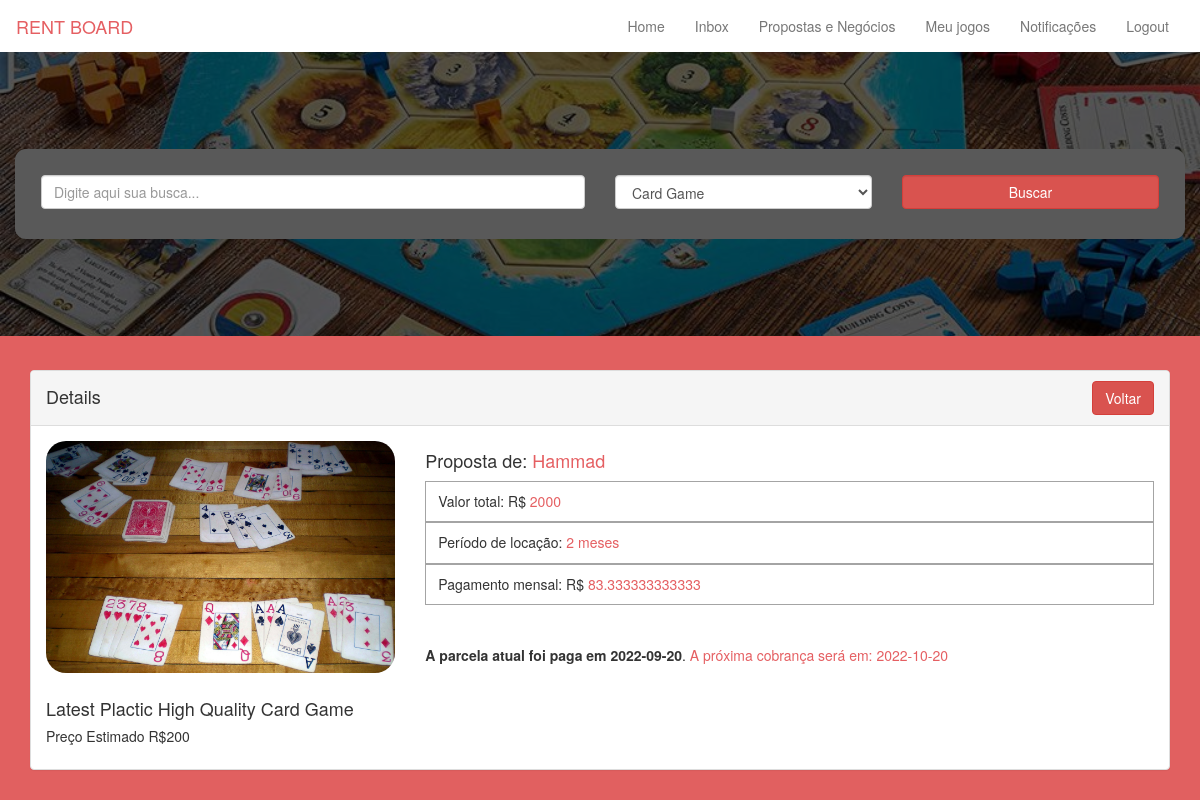
Screenshot of /viewOffer.php?proid=2&offerid=1 (signed in) with the database file from the repository.
### tables this page shows
CREATE TABLE `products` (
  `id` int(11) NOT NULL,
  `cat_id` int(11) NOT NULL,
  `pro_name` varchar(255) NOT NULL,
  `user_id` int(11) NOT NULL,
  `pro_price` varchar(255) NOT NULL,
  `pro_image` varchar(255) NOT NULL,
  `status` int(11) NOT NULL,
  `created_at` timestamp NOT NULL DEFAULT CURRENT_TIMESTAMP ON UPDATE CURRENT_TIMESTAMP
);

CREATE TABLE `deals` (
  `id` int(11) NOT NULL,
  `pro_id` int(11) NOT NULL,
  `user_id` int(11) NOT NULL,
  `borower_id` int(11) NOT NULL,
  `pro_price` varchar(255) NOT NULL,
  `installments` varchar(255) NOT NULL,
  `per_month` varchar(255) NOT NULL,
  `status` int(11) NOT NULL,
  `paid_instmts` int(11) NOT NULL DEFAULT '0',
  `last_Installment_date` timestamp NULL DEFAULT NULL,
  `delay_status` int(11) NOT NULL DEFAULT '0',
  `created_at` varchar(255) NOT NULL
);

### viewOffer.php (the view, shortened to what this page needs)
<?php
include('database_connection.php');
?>
<html>
    <head>
		<link rel="stylesheet" href="//code.jquery.com/ui/1.12.1/themes/base/jquery-ui.css">
        <link rel="stylesheet" href="https://maxcdn.bootstrapcdn.com/bootstrap/3.3.7/css/bootstrap.min.css">
        <link rel="stylesheet" href="https://cdn.rawgit.com/mervick/emojionearea/master/dist/emojionearea.min.css">
        <link rel="stylesheet" href="assets/style.css">
    </head>
    <body>
	<?php include("includes/header.php") ?>
    <section>
        <div class="container">
            <div class="row">
                <div class="col-md-12">
                <div class="panel panel-default">
                    <div class="panel-heading" style="height: 55px;"><span class="panel_head">Details</span> <button class="btn btn-danger" style="float:right;"><a href="offers.php" style="text-decoration:none;color:#fff;">Voltar</a></button></div>
                    <div class="panel-body">
                        <div class='row offerspage'>
                            <?php
                                $proid = $_GET['proid'];
                                $query = "SELECT * FROM products WHERE id='$proid'";
                                $statement = $connect->prepare($query);
                                $statement->execute();
                                $result = $statement->fetchAll();
                                foreach($result as $row)
                                {
                                    echo "
                                        <div class='col-md-4'>
                                            <img class='pro_img' src='upload/".$row['pro_image']."' /></td>
                                            <h4>".$row['pro_name']."</h4>
                                            <h5><span>Preço Estimado </span> R$".$row['pro_price']."</h5>
                                        </div>
                                    ";
                                }
                            ?>
                            <div class="col-md-8">
                                <div class="main_form viewOfferDetails">
                                    <?php
                                        $offerid = $_GET['offerid'];
                                        $getOffer=mySQLi_query($connDb,"SELECT * from deals where id='$offerid'");
					                    $getOfferrow=mySQLi_fetch_array($getOffer);
                                        $useridOffer = $getOfferrow['user_id'];
                                        $pro_priceOffer = $getOfferrow['pro_price'];
                                        $per_monthOffer = $getOfferrow['per_month'];
                                        $installmentsOffer = $getOfferrow['installments'];
                                        $getUser=mySQLi_query($connDb,"SELECT * from login where user_id='$useridOffer'");
					                    $getUserrow=mySQLi_fetch_array($getUser);
                                    ?>
                                    <h4 class="">Proposta de: <span style="color:#e55f62;"><?php echo $getUserrow['username']; ?></span></h4>
                                    <h5>Valor total: R$ <span style="color:#e55f62;"><?php echo $pro_priceOffer; ?></span> </h5>
                                    <h5>Período de locação: <span style="color:#e55f62;"><?php echo $installmentsOffer; ?> meses</span> </h5>
                                    <h5>Pagamento mensal: R$ <span style="color:#e55f62;"><?php echo $per_monthOffer; ?></span> </h5>
                                    <br><br>
                                    <?php
                                        $offerid = $_GET['offerid'];
                                        $getOffer=mySQLi_query($connDb,"SELECT * from deals where id='$offerid'");
                                        $getOfferrow=mySQLi_fetch_array($getOffer);
                                        $oldPaidVal= $getOfferrow['paid_instmts'];
                                        $paid_instmts= $getOfferrow['paid_instmts']+1;
                                        $last_Installment_date= $getOfferrow['last_Installment_date'];
                                        $newInstal = strtotime ( '+1 month' , strtotime ( $last_Installment_date ) ) ;
                                        $Fnewdate = date('m', $newInstal);
                                        $timeNow = date('m');
                                        if($timeNow > $Fnewdate){
                                            if($oldPaidVal !== '0'){
                                                echo '<form method="POST">
                                                    <input type="text" name="dealsid" value="'.$offerid.'" hidden />
                                                    <button type="Submit" name="submitOffer" class="btn btn-success">
                                                        Pay Now Your Next Installment No.'.$paid_instmts.'
                                                    </button>
                                                    <span> Or Return the Game to Owner otherwise your account can be blocked </span>
                                                </form>';
                                                $deaUpdate = "UPDATE deals SET delay_status='1' WHERE id='$offerid'";
                                                mysqli_query($connDb, $deaUpdate);
                                            }
                                        }else{
                                            $getNextDate=mySQLi_query($connDb,"SELECT * from deals where id='$offerid'");
                                            $getNextDaterow=mySQLi_fetch_array($getNextDate);
                                            $previousDate= $getNextDaterow['last_Installment_date'];
                                            $FirstDate = date("Y-m-d",strtotime($previousDate));
                                            $newdate = strtotime ( '+1 month' , strtotime ( $previousDate ) ) ;
                                             ?>
                                                <span class="next_evaluation"><b>A parcela atual foi paga em <?php echo $FirstDate; ?></b>. <span style="color: #e55f62;">A próxima cobrança será em: <?php echo date('Y-m-d', $newdate);   ?></span></span>
                                            <?php
                                        }
                                    ?>
                                </div>
                            </div>
                        </div>
                    </div>
                </div>
                </div>
            </div>
        </div>
    </section>
    </body>
</html>

### assets/style.css (style rules this page uses)
body { background-color: #e16060; }
.panel_head { font-size: 18px; margin-top: 3px; display: inline-block; }
.pro_img { width: 100% !important; border-radius: 20px; margin-bottom: 16px; }
.viewOfferDetails h5 { border: 1px solid #a4a4a4; padding: 12px; margin: 0; }

### rows the page displays
products: pro_image (picture), pro_name "Latest Plactic High Quality Card Game", pro_price "200"
deals: pro_price "2000", installments "2", per_month "83.333333333333", last_Installment_date "2022-09-20", last_Installment_date "2022-10-20"

### other values shown
$getUserrow['username'] "Hammad"
form field gameType "Card Game"
